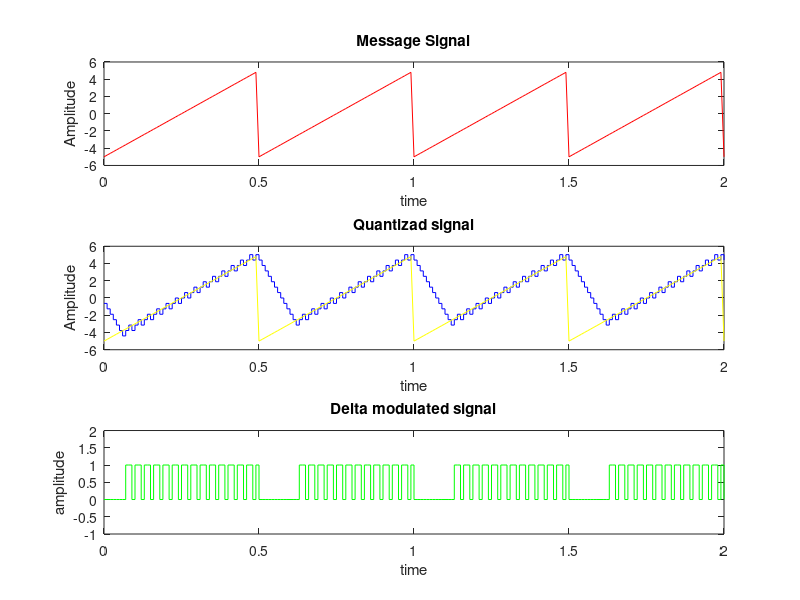

This chart was generated by the following MATLAB code:
%generation of Delta Modulated Signals
%Written by Debagnik Kar 1804373

clc
close all
clear all

am=5        %Amplitude
fm=2        %Frequency of the signal
fs=100      %No. Of samples
t=0:1/fs:2  %Time
x=am*sawtooth(2*pi*fm*t) %Message signal (Sawtooth)

subplot(3,1,1)
plot(t,x,'r')
xlabel('time')
ylabel('Amplitude')
title('Message Signal')

d=(2*pi*am*fm)/fs

for n=1:length(x)
  if n==1
    e(n)=x(n);
    eq(n)=d*sign(e(n));
    xq(n)=eq(n);
  else
    e(n)=x(n)-xq(n-1);
    eq(n)=d*sign(e(n));
    xq(n)=eq(n)+xq(n-1);
  end
end

subplot(3,1,2)
stairs(t,xq,'b')
hold on
plot(t,x,'y')
hold off
xlabel('time')
ylabel('Amplitude')
title('Quantizad signal')

for i=1:length(x)
    if e(i)>0
        dm(i)=1
    else
        dm(i)=0
    end
    
end

subplot(3,1,3);
stairs(t,dm,'g')
axis([0 2 -1 2])
xlabel('time')
ylabel('amplitude')
title('Delta modulated signal')